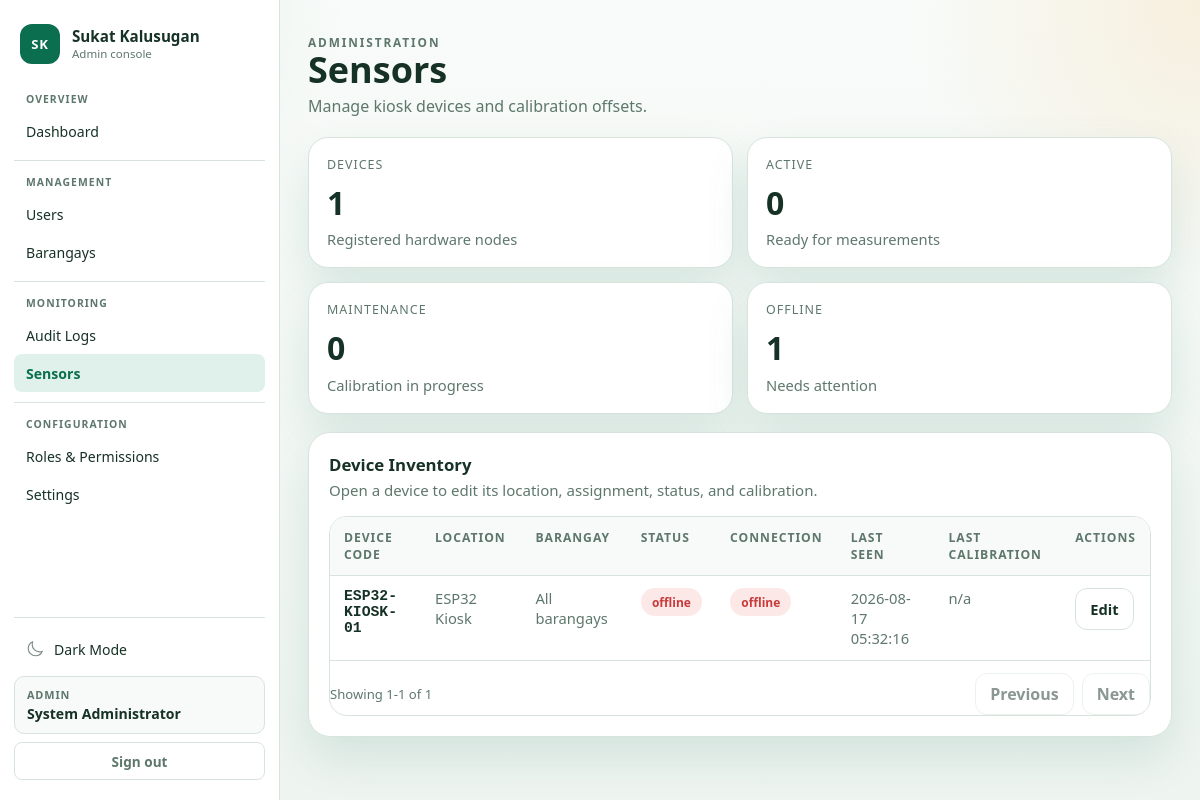
The page /admin/sensors.php (signed in) on the database its author committed.
### tables this page shows
CREATE TABLE `devices` (
  `id` int(10) UNSIGNED NOT NULL,
  `device_code` varchar(50) NOT NULL,
  `location` varchar(150) DEFAULT NULL,
  `barangay_id` int(10) UNSIGNED DEFAULT NULL,
  `last_calibration_at` date DEFAULT NULL,
  `calibration_offset_height` decimal(6,2) DEFAULT 0.00,
  `calibration_offset_weight` decimal(6,3) DEFAULT 0.000,
  `hx711_calibration_factor` decimal(12,4) NOT NULL DEFAULT -20892.5000,
  `mounting_height_cm` decimal(6,2) NOT NULL DEFAULT 182.88,
  `status` enum('active','maintenance','offline') NOT NULL DEFAULT 'active',
  `last_seen_at` timestamp NULL DEFAULT NULL,
  `created_at` timestamp NOT NULL DEFAULT current_timestamp(),
  `updated_at` timestamp NOT NULL DEFAULT current_timestamp() ON UPDATE current_timestamp()
);

### public_html/includes/auth_middleware.php (called while the page is built, shortened)
<?php
function app_base_path(): string
{
    $scriptName = str_replace('\\', '/', (string)($_SERVER['SCRIPT_NAME'] ?? ''));
    $routeMarkers = ['/api/', '/admin/', '/nutritionist/', '/parent/', '/kiosk/', '/auth/'];
    foreach ($routeMarkers as $marker) {
        $position = strpos($scriptName, $marker);
        if ($position !== false) {
            return rtrim(substr($scriptName, 0, $position), '/');
        }
    }
    return rtrim(dirname($scriptName), '/');
}
function app_url(string $path = ''): string
{
    $basePath = app_base_path();
    $normalizedPath = '/' . ltrim($path, '/');
    if ($basePath === '' || $basePath === '/') {
        return $normalizedPath;
    }
    return $basePath . $normalizedPath;
}

### public_html/admin/sensors.php (the view, shortened to what this page needs)
<?php
require_once __DIR__ . '/../includes/admin_helpers.php';
$devices = admin_fetch_all(
    'SELECT d.id, d.device_code, d.location, d.barangay_id, bg.name AS barangay, d.status, d.last_seen_at, d.last_calibration_at,
            TIMESTAMPDIFF(SECOND, d.last_seen_at, NOW()) AS seconds_since_last_seen
     FROM devices d
     LEFT JOIN barangays bg ON bg.id = d.barangay_id
     ORDER BY d.device_code ASC'
);
$deviceCount = count($devices);
$activeCount = 0;
$maintenanceCount = 0;
$offlineCount = 0;
foreach ($devices as &$device) {
    $device = api_sync_stale_device_status($device);
    if ($device['status'] === 'active') {
        $activeCount++;
    } elseif ($device['status'] === 'maintenance') {
        $maintenanceCount++;
    } else {
        $offlineCount++;
    }
}
?>
<section class="admin-grid-cards">
    <article class="admin-card">
        <div class="admin-stat-label">Devices</div>
        <div class="admin-stat-value"><?php echo $deviceCount; ?></div>
        <div class="admin-stat-note">Registered hardware nodes</div>
    </article>
    <article class="admin-card">
        <div class="admin-stat-label">Active</div>
        <div class="admin-stat-value"><?php echo $activeCount; ?></div>
        <div class="admin-stat-note">Ready for measurements</div>
    </article>
    <article class="admin-card">
        <div class="admin-stat-label">Maintenance</div>
        <div class="admin-stat-value"><?php echo $maintenanceCount; ?></div>
        <div class="admin-stat-note">Calibration in progress</div>
    </article>
    <article class="admin-card">
        <div class="admin-stat-label">Offline</div>
        <div class="admin-stat-value"><?php echo $offlineCount; ?></div>
        <div class="admin-stat-note">Needs attention</div>
    </article>
</section>
<section class="admin-section">
    <div class="admin-section-head">
        <div>
            <h2 class="admin-section-title">Device Inventory</h2>
            <p class="admin-section-subtitle">Open a device to edit its location, assignment, status, and calibration.</p>
        </div>
    </div>
    <div class="admin-table-wrap">
        <table class="admin-table" id="devices-table">
            <thead>
                <tr>
                    <th>Device code</th>
                    <th>Location</th>
                    <th>Barangay</th>
                    <th>Status</th>
                    <th>Connection</th>
                    <th>Last seen</th>
                    <th>Last calibration</th>
                    <th>Actions</th>
                </tr>
            </thead>
            <tbody>
                <?php foreach ($devices as $device): ?>
                    <?php
                        $connectionText = !empty($device['connection_online']) ? 'online' : 'offline';
                        $connectionClass = !empty($device['connection_online']) ? 'is-success' : 'is-danger';
                        $deviceStatus = (string)($device['status'] ?? 'offline');
                    ?>
                    <tr data-filter-text="<?php echo admin_e(strtolower((string)$device['device_code'] . ' ' . (string)($device['location'] ?? '') . ' ' . (string)($device['barangay'] ?? '') . ' ' . $deviceStatus)); ?>">
                        <td style="font-weight:700;color:var(--admin-text);font-family:monospace;"><?php echo admin_e((string)($device['device_code'] ?? '')); ?></td>
                        <td style="color:var(--admin-muted);"><?php echo admin_e((string)($device['location'] ?? '')); ?></td>
                        <td style="color:var(--admin-muted);"><?php echo admin_e((string)($device['barangay'] ?? 'All barangays')); ?></td>
                        <td><span class="admin-pill <?php echo $deviceStatus === 'active' ? 'is-success' : ($deviceStatus === 'maintenance' ? 'is-warn' : 'is-danger'); ?>"><?php echo admin_e($deviceStatus); ?></span></td>
                        <td><span class="admin-pill <?php echo $connectionClass; ?>"><?php echo admin_e($connectionText); ?></span></td>
                        <td style="color:var(--admin-muted);"><?php echo admin_e((string)($device['last_seen_at'] ?? 'never')); ?></td>
                        <td style="color:var(--admin-muted);"><?php echo admin_e((string)($device['last_calibration_at'] ?? 'n/a')); ?></td>
                        <td>
                            <div class="admin-actions">
                                <a class="admin-btn-secondary" href="<?php echo admin_e(app_url('/admin/device_form.php?id=' . (int)$device['id'])); ?>">Edit</a>
                            </div>
                        </td>
                    </tr>
                <?php endforeach; ?>
            </tbody>
        </table>
    </div>
</section>

### public_html/assets/css/app.css (style rules this page uses)
:root { --bg: #f4f7f5; --surface: #ffffff; --surface-alt: #edf7f1; --border: #d8e4dd; --text: #173126; --muted: #5f766c; --primary: #0b6e4f; --primary-strong: #07513a; --accent: #f2a93b; --error: #c93b3b; --shadow: 0 30px 80px rgba(11, 110, 79, 0.12); --radius-xl: 32px; --radius-lg: 22px; --radius-md: 14px; --radius-sm: 10px; --font-display: "Trebuchet MS", "Segoe UI", sans-serif; --font-body: "Segoe UI", "Helvetica Neue", Arial, sans-serif; --field-bg: #ffffff; --flash-error-bg: #fff4f4; --flash-error-border: rgba(201, 59, 59, 0.24); --flash-notice-border: rgba(11, 110, 79, 0.18); --input-focus-border: rgba(11, 110, 79, 0.45); --input-focus-glow: rgba(11, 110, 79, 0.12); --input-placeholder: #8aa299; --page-gradient-start: #f7faf8; }
* { box-sizing: border-box; }
html, body { margin: 0; min-height: 100%; }
body { font-family: var(--font-body); color: var(--text); background: radial-gradient( circle at top left, rgba(11, 110, 79, 0.16), transparent 34% ), radial-gradient( circle at right 20%, rgba(242, 169, 59, 0.16), transparent 28% ), linear-gradient(180deg, var(--page-gradient-start) 0%, var(--bg) 100%); }
a { color: inherit; }

### rows shown on the page
devices: device_code "ESP32-KIOSK-01", location "ESP32 Kiosk", barangay "All barangays", deviceStatus "offline", connectionText "offline", last_seen_at "2026-08-17 05:32:16", last_calibration_at "n/a"

### other values the page prints
admin_e($group['label']) "OVERVIEW"
admin_e($item['label']) "Dashboard"
admin_e($group['label']) "MANAGEMENT"
admin_e($item['label']) "Users"
admin_e($item['label']) "Barangays"
admin_e($group['label']) "MONITORING"
admin_e($item['label']) "Audit Logs"
admin_e($item['label']) "Sensors"
admin_e($group['label']) "CONFIGURATION"
admin_e($item['label']) "Roles & Permissions"
admin_e($item['label']) "Settings"
admin_e(ucfirst($userRole)) "ADMIN"
admin_e($userName) "System Administrator"
admin_e($title) "Sensors"
admin_e($subtitle) "Manage kiosk devices and calibration offsets."
